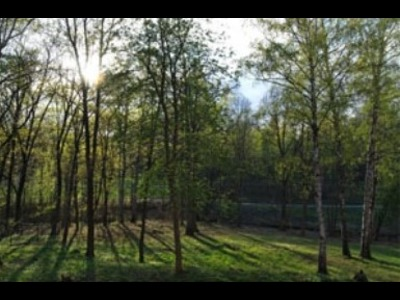
#> input picture TUGAS_3/Averaged_IMG/musim1.jpg, 400 x 300 px
$ python averaged_img.py
#> lines starting #> are read from the running program, lines starting #| are printed output that depends on the picture
#Nama : Agym Mahaputra Romy Barlianta
#NIM  : F55121076
import cv2
import numpy as np

img1 = cv2.imread('musim1.jpg')
#> img1 is the input picture: shape (300, 400, 3); mean B, G, R 63, 80.8, 76.4
img2 = cv2.imread('musim2.jpg')
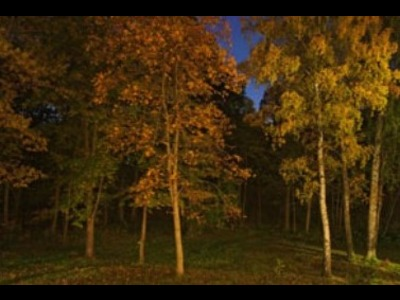
#> input picture TUGAS_3/Averaged_IMG/musim2.jpg, 400 x 300 px
#> img2 is the input picture: shape (300, 400, 3); mean B, G, R 12.6, 42.5, 62.1
img3 = cv2.imread('musim3.jpg')
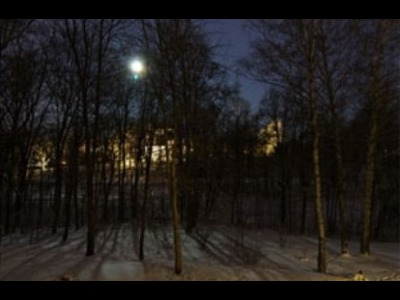
#> input picture TUGAS_3/Averaged_IMG/musim3.jpg, 400 x 300 px
#> img3 is the input picture: shape (300, 400, 3); mean B, G, R 25.7, 27.9, 31.2

gray_img1 = cv2.cvtColor(img1, cv2.COLOR_BGR2GRAY)
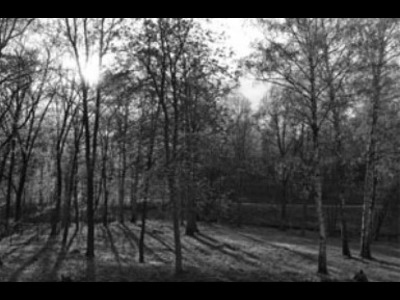
#> gray_img1: shape (300, 400); min 0, max 255, mean 77.5
gray_img2 = cv2.cvtColor(img2, cv2.COLOR_BGR2GRAY)
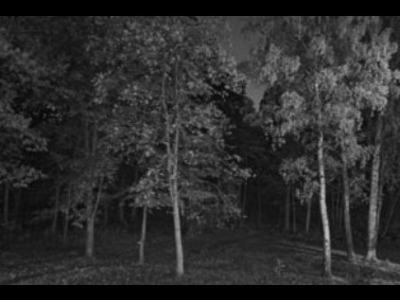
#> gray_img2: shape (300, 400); min 0, max 194, mean 45
gray_img3 = cv2.cvtColor(img3, cv2.COLOR_BGR2GRAY)
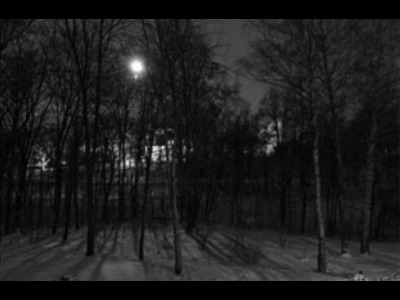
#> gray_img3: shape (300, 400); min 0, max 254, mean 28.6

img = np.array([gray_img1, gray_img2, gray_img3])
avg_img = np.average (img, axis=0)
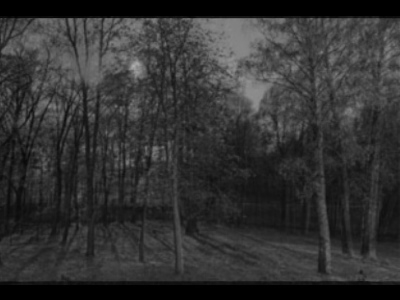
#> avg_img: shape (300, 400) float64; min 0, max 174, mean 50.4
avg_imgs = avg_img.astype(np.uint8)

cv2.imshow('Avegared Image', avg_imgs)
cv2.waitKey(0)
cv2.destroyAllWindows()
